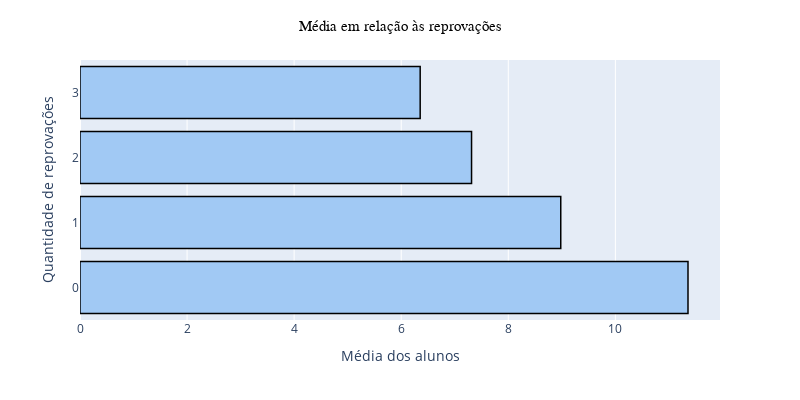

Notebook code cell kept with this figure:
### Code cell
df_media_reprovados = df_edu.groupby(by='failures').mean()['media']
fig = px.bar(df_media_reprovados, orientation='h')
fig.update_layout(
    yaxis_title="Quantidade de reprovações",
    xaxis_title='Média dos alunos',
    titlefont={'family': 'Arial', 'size': 15},
    width=800,
    height=400,
    legend_title="",
    showlegend=False,
    title={
        'text': 'Média em relação às reprovações',
        'y': 0.95,
        'x': 0.5,
        'font_color': 'black'
    })
fig.update_yaxes(tickvals=[0, 1, 2, 3])
fig.update_traces(marker_color=sample(1)[0], marker_line_color='black',
                  marker_line_width=1.5)

### Figure 1 — Plotly figure (JSON) as saved in the notebook; plotly's stock layout.template omitted (floating-point values rounded to 4 significant figures)
{"data": [{"alignmentgroup": "True", "hovertemplate": "variable=media<br>value=%{x}<br>failures=%{y}<extra></extra>", "legendgroup": "media", "marker": {"color": "#a1c9f4", "line": {"color": "black", "width": 1.5}, "pattern": {"shape": ""}}, "name": "media", "offsetgroup": "media", "orientation": "h", "showlegend": true, "textposition": "auto", "type": "bar", "x": [11.36, 8.98, 7.314, 6.354], "xaxis": "x", "y": [0, 1, 2, 3], "yaxis": "y"}], "layout": {"barmode": "relative", "height": 400, "legend": {"title": {"text": ""}, "tracegroupgap": 0}, "margin": {"t": 60}, "showlegend": false, "title": {"font": {"color": "black", "family": "Arial", "size": 15}, "text": "Média em relação às reprovações", "x": 0.5, "y": 0.95}, "width": 800, "xaxis": {"anchor": "y", "domain": [0, 1], "title": {"text": "Média dos alunos"}}, "yaxis": {"anchor": "x", "domain": [0, 1], "tickvals": [0, 1, 2, 3], "title": {"text": "Quantidade de reprovações"}}}}
